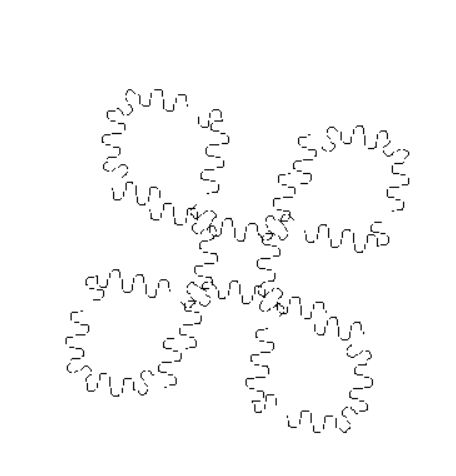

Python code for this plot:
"""

This program draws a paint splatter.

"""

import turtle

#----------------------------------------
def koch(tortoise,depth,length):
    '''
This function draws the patterns curves.
Parameter:
tortoise:       drawing objects
depth:          level of Koch curve detail
length:         length of line segment

Return value: none


    
    '''

    angle = 45
    
    if depth == 0:
        tortoise.forward(length)
    else:
        koch(tortoise,depth-1, length)
        tortoise.left(angle)
        tortoise.up()
        koch2(tortoise,depth-1, length)
        tortoise.down()
        tortoise.right(angle)
        koch(tortoise,depth-1, length)
        koch(tortoise,depth-1, length)
        tortoise.left(angle)
        koch(tortoise,depth-1, length)
        tortoise.left(angle)
        koch(tortoise,depth-1, length)
        koch(tortoise,depth-1, length)
        tortoise.left(angle)
        koch(tortoise,depth-1, length)
        tortoise.up()
        koch2(tortoise,depth-1, length)
        tortoise.down()
        tortoise.left(angle)
        koch(tortoise,depth-1, length)
        koch(tortoise,depth-1, length)
        tortoise.right(angle)
        tortoise.up()
        koch2(tortoise,depth-1, length)
        tortoise.down()
        tortoise.left(angle)
        koch(tortoise,depth-1, length)
        koch(tortoise,depth-1, length)
        tortoise.right(angle)
        koch(tortoise,depth-1, length)
        tortoise.right(angle)
        koch(tortoise,depth-1, length)
        koch(tortoise,depth-1, length)
        tortoise.right(angle)
        koch(tortoise,depth-1, length)
        tortoise.up()
        koch2(tortoise,depth-1, length)
        tortoise.down()
        tortoise.right(angle)
        koch(tortoise,depth-1, length)
        koch(tortoise,depth-1, length)
        koch(tortoise,depth-1, length)
        
        
#----------------------------------------
def koch2(tortoise,depth,length):
    '''
This function draws second recursive function to move forward without drawing a line.
Parameter:
tortoise:       drawing objects
depth:          level of Koch curve detail
length:         length of line segment

Return value: none
    '''

    if depth == 0:
        tortoise.forward(length)
    else:
        tortoise.up()
        koch(tortoise,depth-1, length)
        tortoise.down()
        tortoise.up()
        koch(tortoise,depth-1, length)
        tortoise.down()
        tortoise.up()
        koch(tortoise,depth-1, length)
        tortoise.down()
        tortoise.up()
        koch(tortoise,depth-1, length)
        tortoise.down()
        tortoise.up()
        koch(tortoise,depth-1, length)
        tortoise.down()
        tortoise.up()
        koch(tortoise,depth-1, length)
        tortoise.down()
        
        
        
        
#----------------------------------------

def main():
    fred = turtle.Turtle()
    fred.speed(0)
    fred.hideturtle()
    fred.up()
    fred.goto(100,-200)
    fred.down()
    
    koch(fred, 2, 2)
    fred.left(90)
    koch(fred, 2, 2)
    fred.left(90)
    koch(fred, 2, 2)
    fred.left(90)
    koch(fred, 2, 2)


    screen = fred.getscreen()
    screen.exitonclick
#-----------------------------------------
main()
